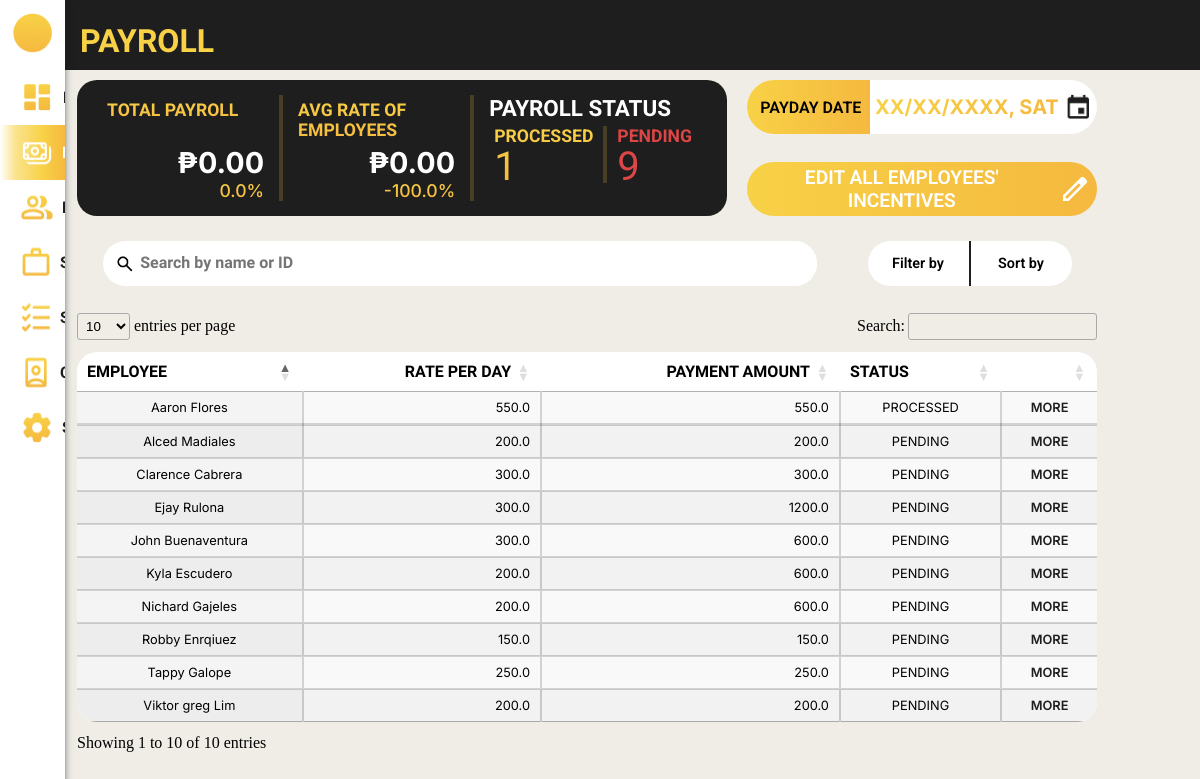
Before: /payroll_system/payrolls/ (signed in) with the older database file.
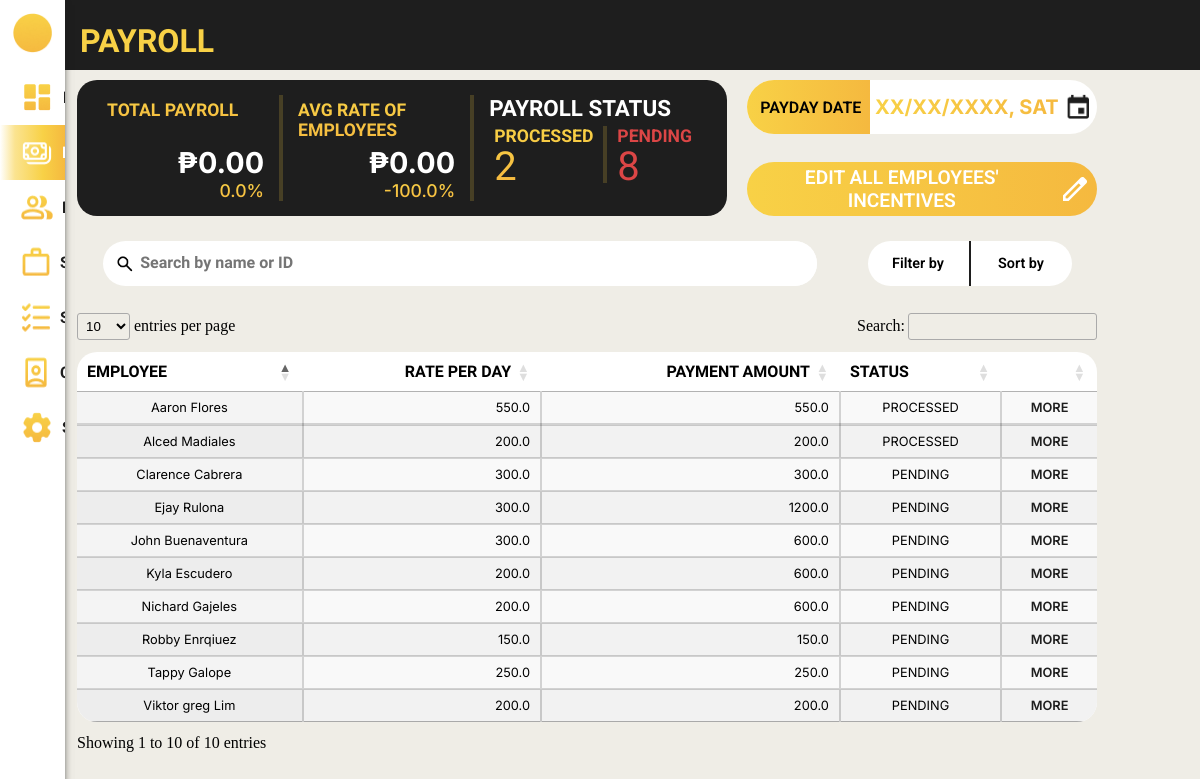
After: the same page with the newer database file.
### payroll_system/models.py (models this page shows, shortened)
class Employee(models.Model):
    class Gender(models.TextChoices):
        MALE = 'Male', _('Male')
        FEMALE = 'Female', _('Female')
        OTHERS = 'Others', _('Others')
    class HighestEducation(models.TextChoices):
        GRADESCHOOL = 'Grade School', _('Grade School')
        HIGHSCHOOL = 'High School', _('High School')
        BACHELORS_DEGREE = 'Bachelor\'s Degree', _('Bachelor\'s Degree')
        VOCATIONAL_EDUCATION = 'Vocational Education', _('Vocational Education')
        MASTERS_DEGREE = 'Master\'s Degree', _('Master\'s Degree')
    class EmployeeStatus(models.TextChoices):
        FULLTIME = 'Full Time', _('Full Time')
        PARTTIME = 'Part Time', _('Part Time')
    class ActiveStatus(models.TextChoices):
        ACTIVE = 'Active', _('Active')
        INACTIVE = 'Inactive', _('Inactive')
    employee_id = models.AutoField(primary_key=True)
    first_name = models.CharField(max_length=100, null=False)
    middle_name = models.CharField(max_length=100, null=True, blank=True)
    last_name = models.CharField(max_length=100, null=False)
    gender = models.CharField(max_length=6, choices=Gender.choices, null=False)
    date_of_birth = models.DateField(null=True)
    contact_number = models.CharField(max_length=15, null=True)
    emergency_contact = models.CharField(max_length=15, null=True)
    region = models.CharField(max_length=255, null=False, default='')
    province = models.CharField(max_length=255, null=False, default='')
    municipality = models.CharField(max_length=255, null=False, default='')
    barangay = models.CharField(max_length=255, null=False, default='')
    highest_education = models.CharField(max_length=20, choices=HighestEducation.choices, null=True)
    work_experience = models.CharField(max_length=2083, null=True, blank=True)
    date_of_employment = models.DateField(default=timezone.now)
    days_worked = models.IntegerField(default=0, null=False)
    employee_status = models.CharField(max_length=9, choices=EmployeeStatus.choices, null=True)
    active_status = models.CharField(max_length=8, choices=ActiveStatus.choices, default=ActiveStatus.ACTIVE)
    absences = models.IntegerField(default=0, null=False)
    employee_image = models.ImageField(null=True, blank=True, upload_to='images/')

class Payroll(models.Model):
    class PayrollStatus(models.TextChoices):
        PENDING = 'PENDING', _('Pending')
        PROCESSED = 'PROCESSED', _('Processed')
    payroll_id = models.AutoField(primary_key=True)
    rate = models.FloatField(default=0, null=False)
    incentives = models.FloatField(default=0, null=False)
    payroll_status = models.CharField(max_length=9, choices=PayrollStatus.choices, default=PayrollStatus.PENDING, null=True, blank=True)
    deductions = models.FloatField(default=0, null=False)
    salary = models.FloatField(default=0, null=False)
    cash_advance = models.FloatField(default=0, null=False)
    under_time = models.FloatField(default=0, null=False)
    payment_date = models.DateField(null=False)
    employee_id_fk = models.ForeignKey(Employee, on_delete=models.CASCADE, related_name='payrolls')
    attendance_id_fk = models.ForeignKey(Attendance, null=True, blank=True, on_delete=models.CASCADE)

### payroll_system/views.py (the view, shortened to what this page needs)
# urls.py: path('payrolls/', views.payrolls, name='payrolls'),
@login_required
def payrolls(request):
    employees = Employee.objects.prefetch_related('payrolls', 'attendances').all()
    query = request.GET.get('q', '')
    latest_attendance_subquery = (
        Attendance.objects
        .filter(employee_id_fk=OuterRef('pk'))
        .order_by('-date')
        .values('date')[:1]
    )
    latest_payroll_subquery = (
        Payroll.objects
        .filter(employee_id_fk=OuterRef('pk'))
        .order_by('-payment_date')
        .values('payroll_status')[:1]
    )
    employees = Employee.objects.annotate(
        latest_attendance_date=Subquery(latest_attendance_subquery),
        latest_payroll_status=Subquery(latest_payroll_subquery)
    )
    total_employees = employees.count()
    processed_payroll_count = employees.filter(latest_payroll_status='PROCESSED').count()
    pending_payroll_count = employees.filter(latest_payroll_status='PENDING').count()
    employee_data = []
    for employee in employees:
        latest_payroll = employee.payrolls.order_by('-payment_date').first()
        if latest_payroll:
            attendance_count = employee.attendances.count()
            latest_payroll.salary = latest_payroll.rate * attendance_count
        employee_data.append({
            'employee': employee,
            'latest_payroll': latest_payroll
        })
    today = now().date()
    start_of_week = today - timedelta(days=today.weekday())  # Get Monday of current week
    end_of_week = start_of_week + timedelta(days=6)  # Get Sunday of current week
    current_month_start = today.replace(day=1)
    previous_month_end = current_month_start - timedelta(days=1)
    previous_month_start = previous_month_end.replace(day=1)
    active_employees_per_day = (
        Attendance.objects.filter(date__range=[start_of_week, end_of_week])
        .values('date')
        .annotate(active_count=Count('employee_id_fk', distinct=True))
    )
    total_active_counts = sum(day['active_count'] for day in active_employees_per_day)
    days_counted = len(active_employees_per_day) or 1  # Avoid division by zero
    avg_active_employees = total_active_counts / days_counted
    employees_with_latest_payroll = Employee.objects.annotate(latest_payroll_status=Subquery(latest_payroll_subquery))
    processed_payroll_count = employees_with_latest_payroll.filter(latest_payroll_status='PROCESSED').count()
    pending_payroll_count = employees_with_latest_payroll.filter(latest_payroll_status='PENDING').count()
    total_payroll = Payroll.objects.filter(payroll_status='PROCESSED').aggregate(Sum('salary'))['salary__sum']
    if total_payroll is None:
        total_payroll = "No total payroll yet"
    next_payday = Payroll.objects.filter(payment_date__gt=today).aggregate(Min('payment_date'))['payment_date__min']
    avg_rate = Payroll.objects.filter(rate__gt=0).aggregate(Avg('rate'))['rate__avg']
    if avg_rate is None:
        avg_rate = "No rate data"
    current_total_payroll = Payroll.objects.filter(
        payroll_status='PROCESSED',
        payment_date__gte=current_month_start,
        payment_date__lte=today
    ).aggregate(Sum('salary'))['salary__sum'] or 0
    previous_total_payroll = Payroll.objects.filter(
        payroll_status='PROCESSED',
        payment_date__gte=previous_month_start,
        payment_date__lte=previous_month_end
    ).aggregate(Sum('salary'))['salary__sum'] or 0
    payroll_percentage = 0
    if previous_total_payroll > 0:
        payroll_percentage = ((current_total_payroll - previous_total_payroll) / previous_total_payroll) * 100
    current_avg_rate = Payroll.objects.filter(
        rate__gt=0,
        payment_date__gte=current_month_start,
        payment_date__lte=today
    ).aggregate(Avg('rate'))['rate__avg'] or 0
    previous_avg_rate = Payroll.objects.filter(
        rate__gt=0,
        payment_date__gte=previous_month_start,
        payment_date__lte=previous_month_end
    ).aggregate(Avg('rate'))['rate__avg'] or 0
    rate_percentage = 0
    if previous_avg_rate > 0:
        rate_percentage = ((current_avg_rate - previous_avg_rate) / previous_avg_rate) * 100
    employee_data = []
    for employee in employees:
        latest_payroll = employee.payrolls.order_by('-payment_date').first()
        if latest_payroll:
            attendance_count = employee.attendances.count()
            latest_payroll.salary = latest_payroll.rate * attendance_count
        employee_data.append({
            'employee': employee,
            'latest_payroll': latest_payroll
        })
    context = {
        'employee': employee,
        'employee_data': employee_data,  # List of employees with their latest payroll
        'total_employees': total_employees,
        'avg_active_employees': round(avg_active_employees),
        'processed_payroll_count': processed_payroll_count,
        'pending_payroll_count': pending_payroll_count,
        'total_payroll': total_payroll,  # Total payroll amount
        'previous_total_payroll': previous_total_payroll,
        'payroll_percentage': payroll_percentage,
        'next_payday': next_payday,  # Next payday date
        'previous_avg_rate': previous_avg_rate,
        'rate_percentage': rate_percentage,
        'avg_rate': current_avg_rate,
        'query': query,
    }
    return render(request, 'payroll_system/payroll.html', context)

### payroll_system/templates/payroll_system/payroll.html (shortened to what the changed rows need)
{% load static %}
<!DOCTYPE html>
<html lang="en">
<head>
    <link rel="stylesheet" href="{% static 'css/template.css' %}">
    <link rel="stylesheet" href="{% static 'css/payroll.css' %}">
    <link rel="stylesheet" href="{% static 'css/dataTables.css' %}">
    <link rel="stylesheet" href="https://cdn.datatables.net/responsive/2.4.1/css/responsive.dataTables.min.css">
</head>
<body>
    <div class="body">
        <header>
            <h1>PAYROLL</h1>
        </header>
        <div class="system_content">
            <div class="container">
                <div class="top">
                    <div class="content_1">
                        <div class="statistics">
                            <div class="total_payroll">
                                <div class="title"><h1>TOTAL PAYROLL</h1></div>
                            </div>
                            <div class="avg_rate">
                                <div class="title">
                                    <h1>AVG RATE OF EMPLOYEES</h1>
                                </div>
                            </div>
                            <div class="payroll_status">
                                <div class="title">
                                    <h1>PAYROLL STATUS</h1>
                                </div>
                                <div class="content">
                                    <div class="processed">
                                        <h1>PROCESSED</h1>
                                        <p>{{ processed_payroll_count }}</p>
                                    </div>
                                    <div class="pending">
                                        <h1>PENDING</h1>
                                        <p>{{ pending_payroll_count }}</p>
                                    </div>
                                </div>
                            </div>
                        </div>
                    </div>
                </div>
                <div class="table">
                    <table id="myTable" class="display">
                        <thead>
                            <th>EMPLOYEE</th>
                            <th>RATE PER DAY</th>
                            <th>PAYMENT AMOUNT</th>
                            <th>STATUS</th>
                            <th></th>
                        </thead>
                        <tbody>
                            {% for data in employee_data %}
                            {% with employee=data.employee latest_payroll=data.latest_payroll %}
                                {% if latest_payroll %}
                                <tr>
                                    <td>{{ employee.first_name }} {{ employee.last_name }}</td>
                                    <td>{{ latest_payroll.rate }}</td>
                                    <td>{{ latest_payroll.salary }}</td>
                                    <td>{{ latest_payroll.payroll_status }}</td>
                                    <td><a href="{% url 'payroll_system:payroll_individual' employee.employee_id %}">MORE</a></td>
                                </tr>
                                {% else %}
                                <tr>
                                    <td colspan="4">No payroll records found for {{ employee.first_name }} {{ employee.last_name }}</td>
                                    <td><a href="{% url 'payroll_system:payroll_individual' employee.employee_id %}">MORE</a></td>
                                </tr>
                                {% endif %}
                            {% endwith %}
                        {% endfor %}
                        </tbody>
                    </table>
                </div>
            </div>
        </div>
    </div>
</body>
</html>

Changed rows visible on the page:
changed Employee "Alced": latest_payroll.payroll_status "PENDING" → "PROCESSED"
Other visible differences:
{{ processed_payroll_count }}: "1" → "2"
{{ pending_payroll_count }}: "9" → "8"
